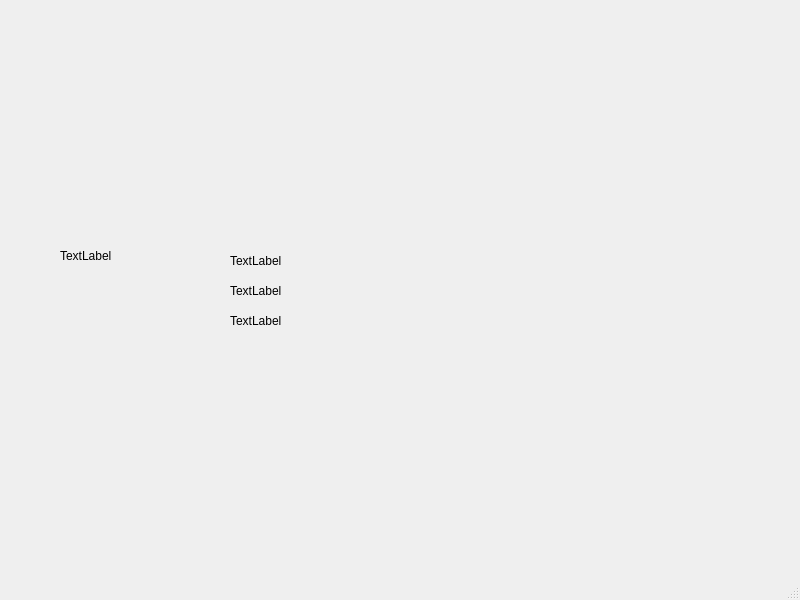
<?xml version="1.0" encoding="UTF-8"?>
<ui version="4.0">
 <class>MainWindow</class>
 <widget class="QMainWindow" name="MainWindow">
  <property name="geometry">
   <rect>
    <x>0</x>
    <y>0</y>
    <width>800</width>
    <height>600</height>
   </rect>
  </property>
  <property name="windowTitle">
   <string>MainWindow</string>
  </property>
  <widget class="QWidget" name="centralwidget">
   <widget class="QLabel" name="label">
    <property name="geometry">
     <rect>
      <x>60</x>
      <y>20</y>
      <width>661</width>
      <height>471</height>
     </rect>
    </property>
    <property name="styleSheet">
     <string notr="true">border-image: url(:/fc/fondo_carta.jpg);</string>
    </property>
    <property name="text">
     <string>TextLabel</string>
    </property>
   </widget>
   <widget class="QLabel" name="label_2">
    <property name="geometry">
     <rect>
      <x>230</x>
      <y>310</y>
      <width>91</width>
      <height>21</height>
     </rect>
    </property>
    <property name="text">
     <string>TextLabel</string>
    </property>
   </widget>
   <widget class="QLabel" name="label_3">
    <property name="geometry">
     <rect>
      <x>230</x>
      <y>280</y>
      <width>91</width>
      <height>21</height>
     </rect>
    </property>
    <property name="text">
     <string>TextLabel</string>
    </property>
   </widget>
   <widget class="QLabel" name="label_4">
    <property name="geometry">
     <rect>
      <x>230</x>
      <y>250</y>
      <width>91</width>
      <height>21</height>
     </rect>
    </property>
    <property name="text">
     <string>TextLabel</string>
    </property>
   </widget>
  </widget>
  <widget class="QMenuBar" name="menubar">
   <property name="geometry">
    <rect>
     <x>0</x>
     <y>0</y>
     <width>800</width>
     <height>27</height>
    </rect>
   </property>
  </widget>
  <widget class="QStatusBar" name="statusbar"/>
 </widget>
 <resources>
  <include location="fondo_carta.qrc"/>
 </resources>
 <connections/>
</ui>
